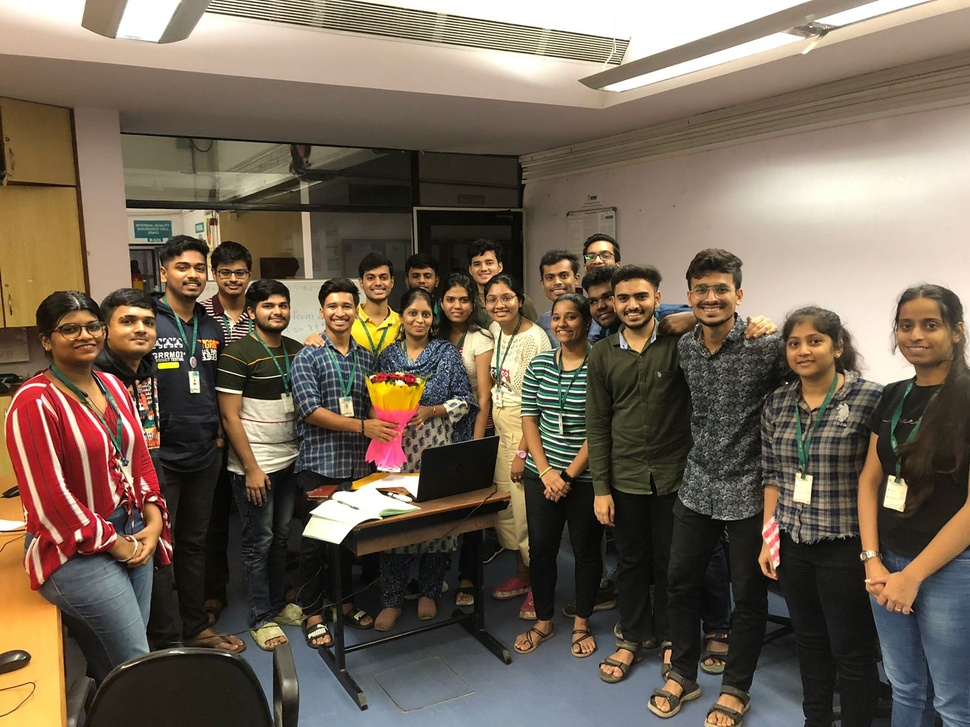
#> input picture images/6.jpeg, 970 x 727 px, shrunk from 1600 x 1200 before the run
$ jupyter execute test.ipynb   (shell and % lines are left out)
#> lines starting #> are read from the running program, lines starting #| are printed output that depends on the picture; after the words box and inside, x2 and y2 are one past the last pixel; in counts of white or black regions, pixels touching at a corner belong together
[cell 1]
from PIL import Image
import numpy as np
import cv2
import matplotlib.pyplot as plt

[cell 2]
imagePath = './images/6.jpeg'

[cell 3]
img = cv2.imread(imagePath)
#> img is the input picture: shape (727, 970, 3); mean B, G, R 85.3, 100.6, 114.5

[cell 4]
face_classifier = cv2.CascadeClassifier(
    cv2.data.haarcascades + "haarcascade_frontalface_default.xml"
)

[cell 5]
face = face_classifier.detectMultiScale(
    img, scaleFactor=1.1, minNeighbors=5
)
#> face = 19 rows, first 6: [406, 264, 32, 32], [361, 264, 34, 34], [259, 291, 36, 36], [467, 251, 33, 33], [438, 285, 38, 38], [545, 302, 39, 39]

[cell 6]
for (x, y, w, h) in face:
    cv2.rectangle(img, (x, y), (x + w, y + h), (0, 255, 0), 4)
#> this loop made 19 passes
#> (x, y, w, h) on passes 1 to 12: (406, 264, 32, 32), (361, 264, 34, 34), (259, 291, 36, 36), (467, 251, 33, 33), (438, 285, 38, 38), (545, 302, 39, 39), (581, 242, 35, 35), (537, 261, 40, 40), (210, 255, 47, 47), (480, 282, 41, 41), (316, 288, 45, 45), (399, 298, 41, 41)
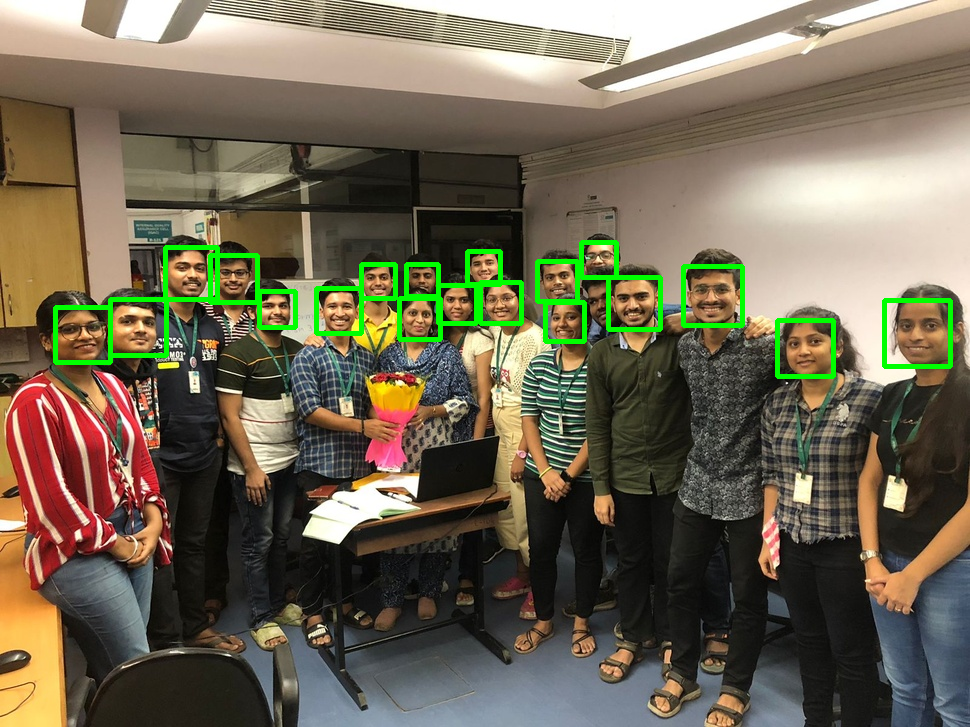
#> img: shape (727, 970, 3); 2.24% of pixels changed, all inside (x1, y1, x2, y2) = (53, 240, 953, 379)

[cell 7]
# plot image

plt.imshow(cv2.cvtColor(img, cv2.COLOR_BGR2RGB))
plt.show()


$ run again, with images/3.jpeg copied over images/6.jpeg
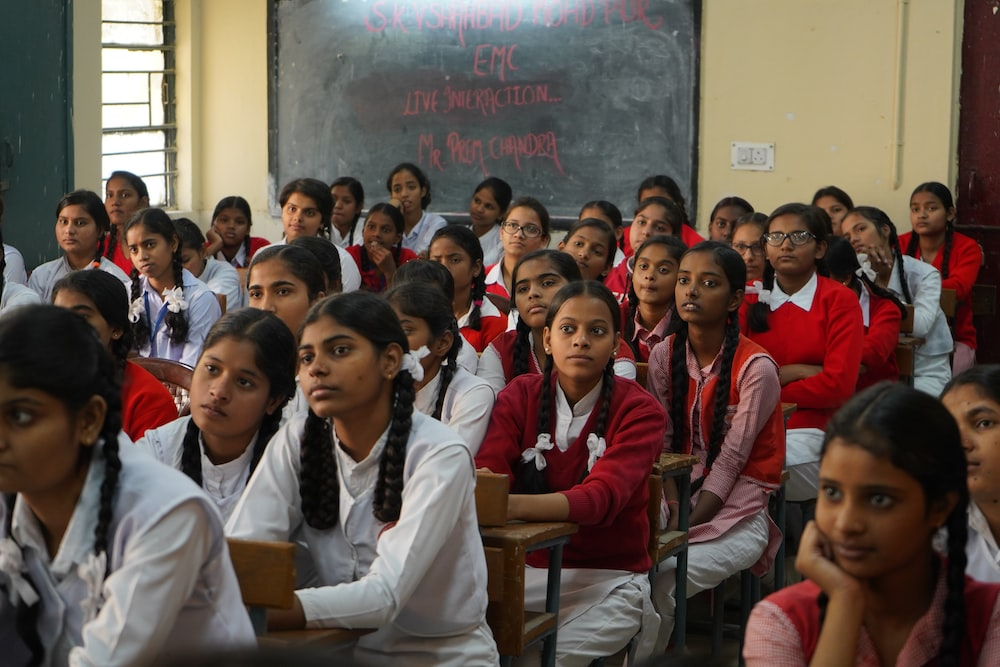
#> input picture images/3.jpeg, 1000 x 667 px
#> img is the input picture: shape (667, 1000, 3); mean B, G, R 74.4, 83.2, 99
#> face = 18 rows, first 6: [102, 182, 32, 32], [905, 193, 37, 37], [360, 214, 36, 36], [212, 206, 38, 38], [48, 203, 49, 49], [384, 171, 42, 42]
#> the loop `for (x, y, w, h) in face:` made 18 passes
#> after the loop `for (x, y, w, h) in face:`:
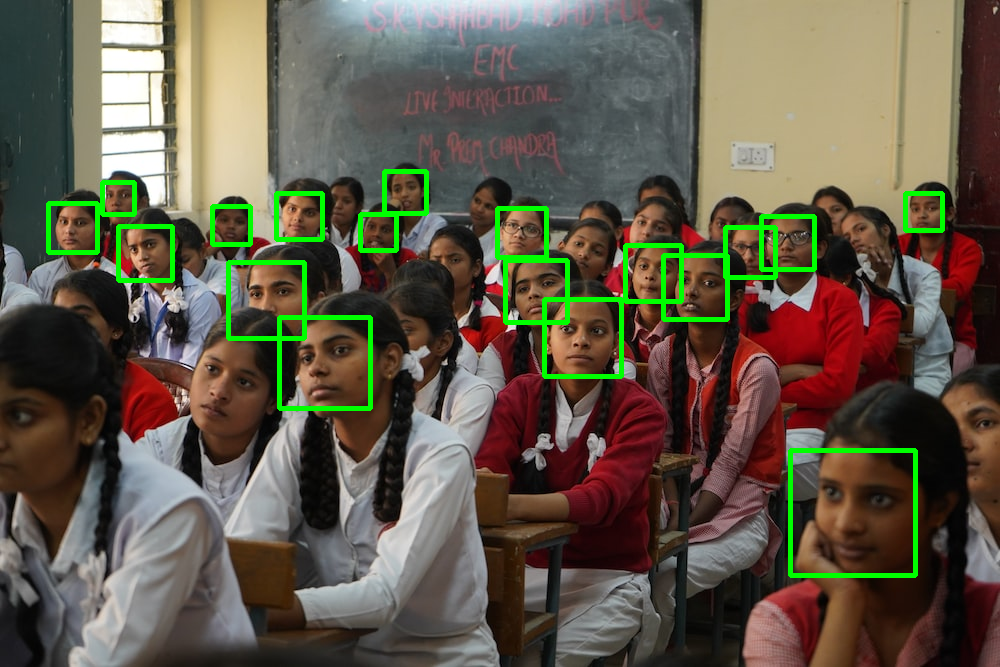
#> img: shape (667, 1000, 3); 3.01% of pixels changed, all inside (x1, y1, x2, y2) = (46, 169, 945, 578)

$ run again, with images/4.jpeg copied over images/6.jpeg
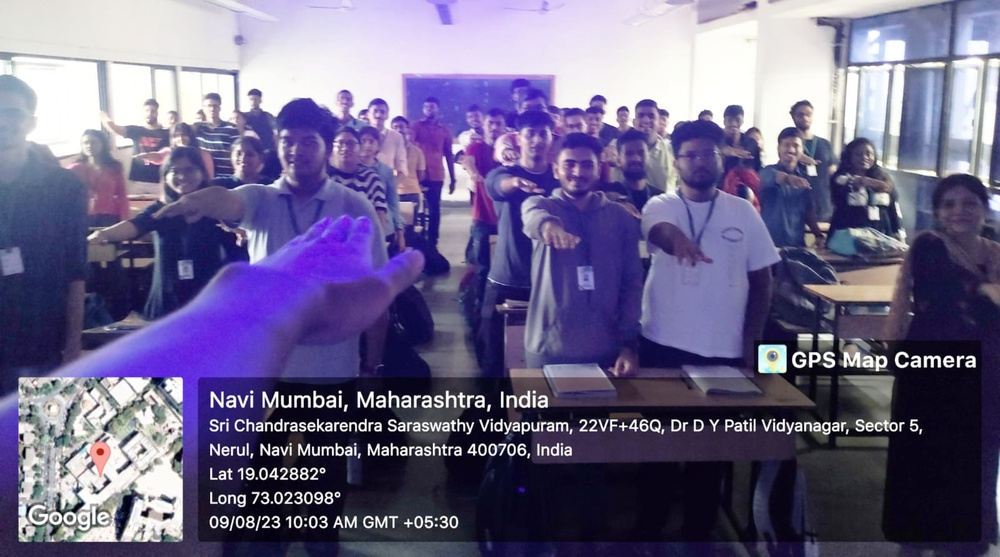
#> input picture images/4.jpeg, 1000 x 557 px, shrunk from 1599 x 890 before the run
#> img is the input picture: shape (557, 1000, 3); mean B, G, R 136.7, 101.5, 109.1
#> face = [[778, 135, 27, 27], [675, 136, 47, 47], [553, 146, 50, 50], [933, 183, 53, 53], [389, 176, 59, 59]]
#> the loop `for (x, y, w, h) in face:` made 5 passes
#> after the loop `for (x, y, w, h) in face:`:
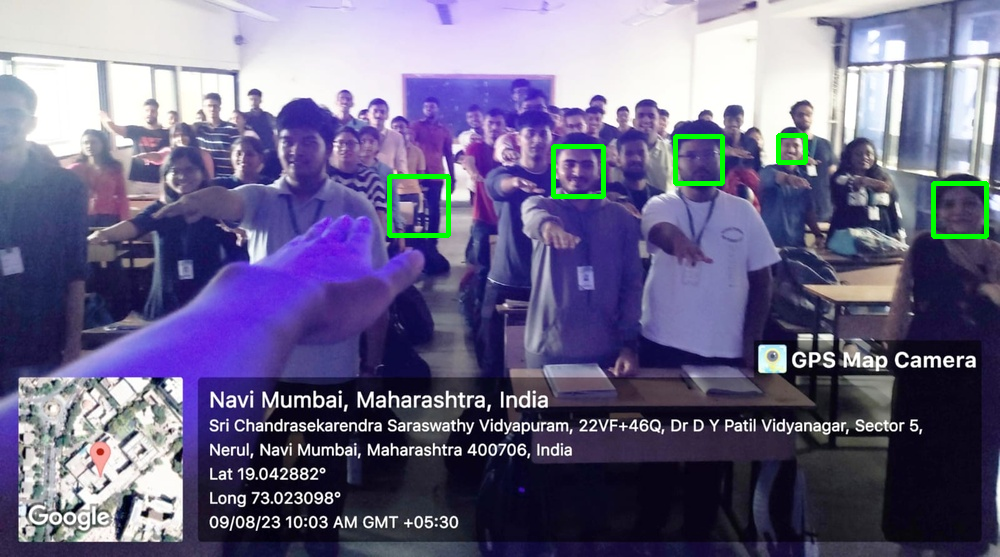
#> img: shape (557, 1000, 3); 0.84% of pixels changed, all inside (x1, y1, x2, y2) = (387, 133, 989, 239)
